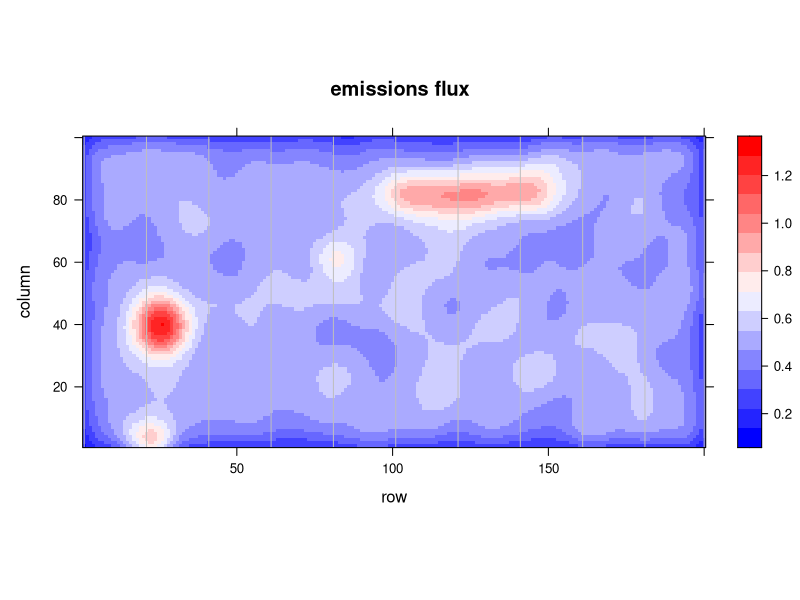
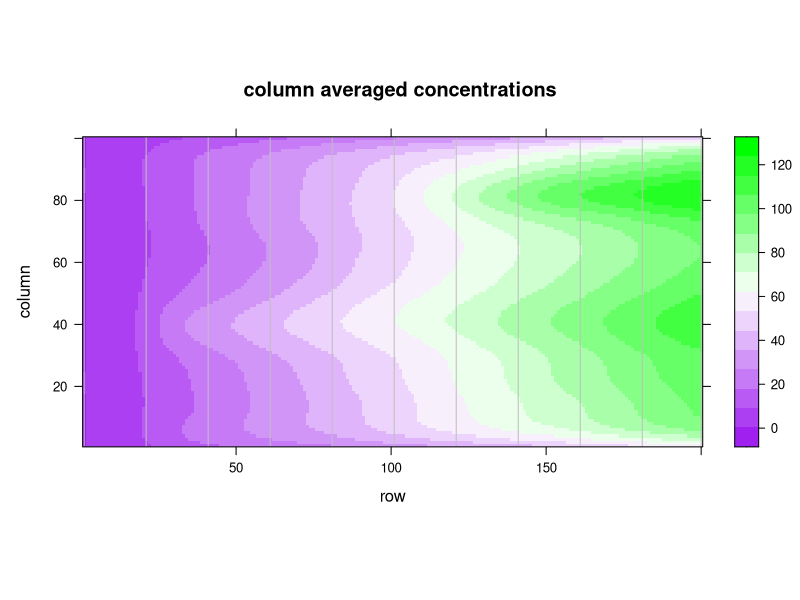
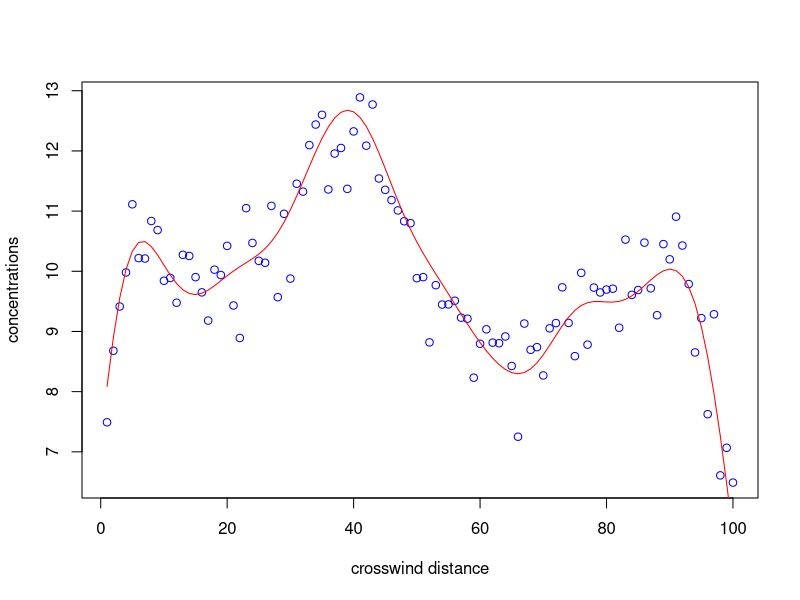
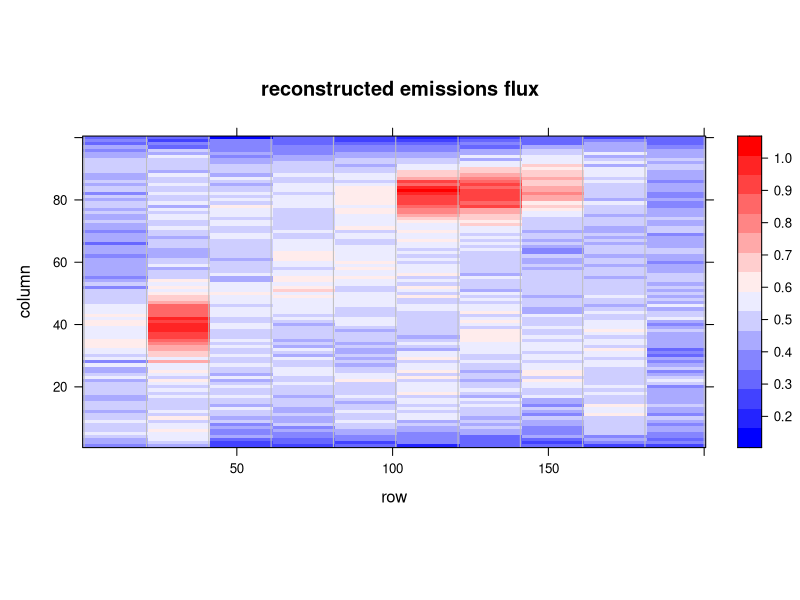

These figures' R source, in order:
# emitter_mapper
# Copyright 2017 Thomas E. Barchyn
# Contact: Thomas E. Barchyn [tbarchyn@gmail.com]

# This program is free software: you can redistribute it and/or modify
# it under the terms of the GNU General Public License as published by
# the Free Software Foundation, either version 3 of the License, or
# (at your option) any later version.

# This program is distributed in the hope that it will be useful,
# but WITHOUT ANY WARRANTY; without even the implied warranty of
# MERCHANTABILITY or FITNESS FOR A PARTICULAR PURPOSE.  See the
# GNU General Public License for more details.

# Please familiarize yourself with the license of this tool, available
# in the distribution with the filename: /docs/license.txt
# You should have received a copy of the GNU General Public License
# along with this program.  If not, see <http://www.gnu.org/licenses/>.

library (spatstat)
library (lattice)

#############################################################
# parameters
# model space parameters
dim_dw <- 200
dim_cw <- 100

# flux measurement
survey_dist <- 20
survey_locs <- seq (1, dim_dw, survey_dist)
survey_locs <- c(survey_locs, dim_dw)

#############################################################
# create a fake emissions surface with some random hot spots
vals <- rnorm (dim_dw * dim_cw, mean = 0.2, sd = 1)
vals[vals < 0] <- 0
em <- matrix (vals, nrow = dim_dw, ncol = dim_cw)
em[20:31, 34:45] <- 1.8
em[80:83, 60:63] <- 3.0
em[20:25, 1:3] <- 5.0
em[100:150, 80:83] <- 1.9
em <- blur (as.im(em), sigma = 5, bleed = TRUE)
em <- as.matrix (em)
levelplot (em, 
           panel = function (...) {
               panel.levelplot (...)
               panel.abline (v = survey_locs, col = 'grey')
           },
           col.regions = colorRampPalette(c('blue', 'white', 'red'))(100),
           main = 'emissions flux'
           )

#############################################################
# plot accumulation downwind
emc <- apply (em, cumsum, MARGIN = 2)
levelplot (emc, 
           panel = function (...) {
               panel.levelplot (...)
               panel.abline (v = survey_locs, col = 'grey')
           },
           col.regions = colorRampPalette(c('purple', 'white', 'green'))(100),
           main = 'column averaged concentrations'
           )

#############################################################
# extract flux planes and create measured flux planes
num_planes <- length (survey_locs)
real_flux_planes <- matrix(NA, nrow = num_planes, ncol = dim_cw)
for (i in 1:num_planes) {
    real_flux_planes[i, ] <- emc[survey_locs[i], ]
}

# slightly obsfucate the real flux planes to represent measurement error
meas_flux_planes <- real_flux_planes + rnorm (num_planes * length (real_flux_planes[1,]),
                                              mean = 0, sd = 0.5)
meas_flux_planes[meas_flux_planes < 0] <- 0.0

# plot a synthetic crossflux survey
plot (meas_flux_planes[2, ], col = 'blue', xlab = 'crosswind distance', ylab = 'concentrations')
lines (real_flux_planes[2, ], col = 'red')

#############################################################
# reconstruct area emissions
em_meas <- em * NA
for (j in num_planes:2) {
    enhancement <- meas_flux_planes[j, ] - meas_flux_planes[j-1, ]
    for (i in 1:dim_cw) {
        survey_dist <- survey_locs[j] - survey_locs[j-1]
        em_meas[survey_locs[j]:survey_locs[j-1], i] <- enhancement[i] / survey_dist
    }
}

levelplot (em_meas, 
           panel = function (...) {
               panel.levelplot (...)
               panel.abline (v = survey_locs, col = 'grey')
           },
           col.regions = colorRampPalette(c('blue', 'white', 'red'))(100),
           main = 'reconstructed emissions flux'
)
